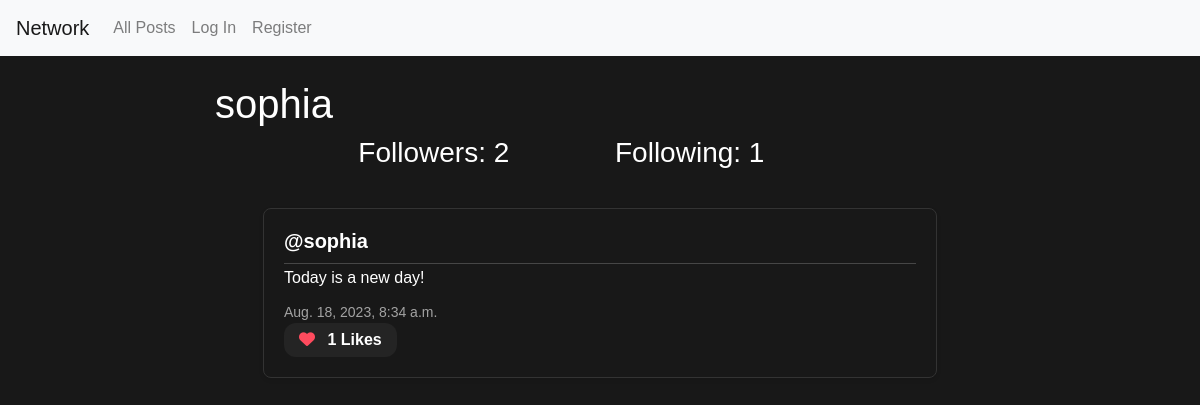
/profile/2, run on an earlier commit of the app's database.
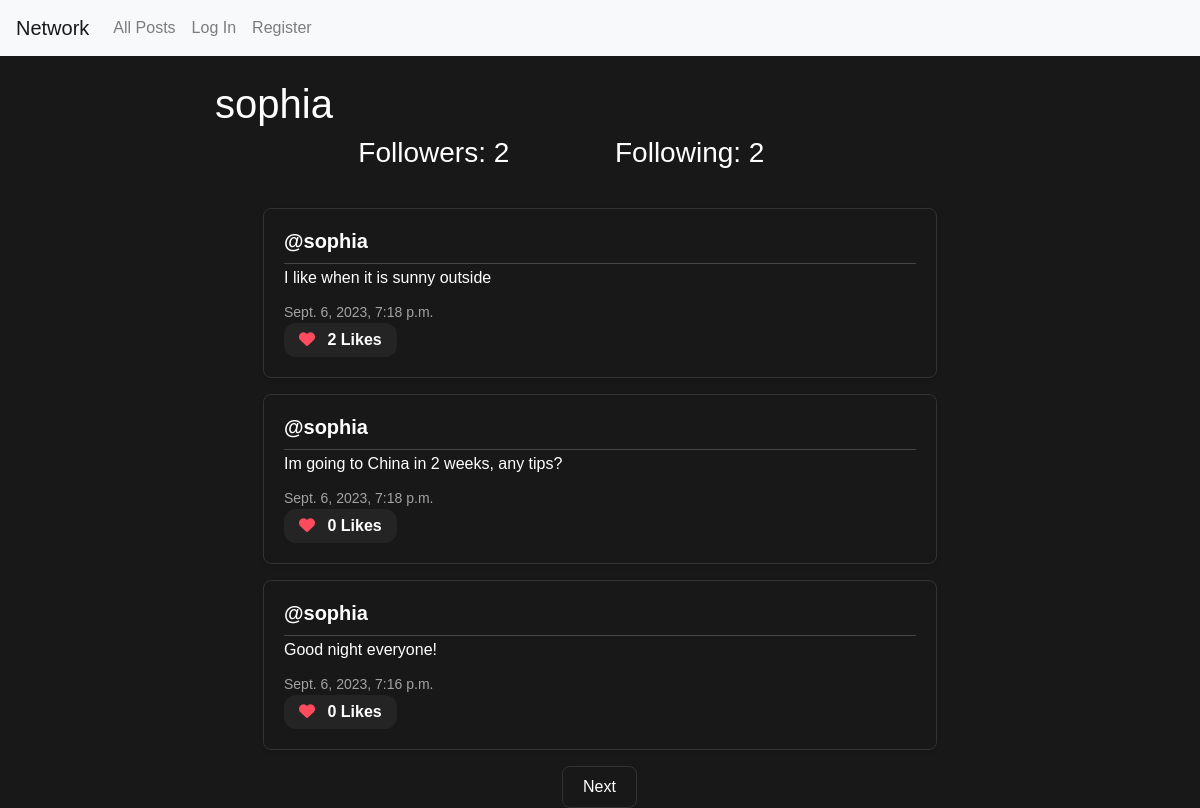
And on a later commit of the database.
### network/models.py (models this page shows, shortened)
class Post(models.Model):
    content = models.CharField(max_length=420)
    user = models.ForeignKey(User, on_delete=models.CASCADE, related_name="author")
    date = models.DateTimeField(auto_now_add=True)
    def total_likes(self):
        return self.post_like.count()

class User(AbstractUser):
    pass

### network/views.py (the view)
# urls.py: path("profile/<int:user_id>", views.profile, name="profile"),
def profile(request, user_id):
    user = User.objects.get(pk=user_id)
    all_posts = Post.objects.filter(user=user).order_by("id").reverse()
    following = Follow.objects.filter(user=user)
    followed = Follow.objects.filter(user_followed=user)
    try:
        check_follow = followed.filter(user=User.objects.get(pk=request.user.id))
        if len(check_follow) != 0:
            is_following = True
        else:
            is_following = False
    except:
        is_following = False
    paginator = Paginator(all_posts, 3)
    page_number = request.GET.get('page')
    page_posted = paginator.get_page(page_number)
    all_likes = Like.objects.all()
    who_liked = []
    try:
        for like in all_likes:
            if like.user.id == request.user.id:
                who_liked.append(like.post.id)
    except:
        who_liked = []
    return render(request, "network/profile.html", {
        "all_posts" : all_posts,
        "page_posted": page_posted,
        "username":user.username,
        "following" : following,
        "followed" : followed,
        "is_following" : is_following,
        "user_profile" : user,
        "who_liked" : who_liked
    })

### network/templates/network/profile.html (shortened to what this page needs)
{% extends "network/layout.html" %}
{% block body %}
<div class="container mt-4">
    <h1> {{username}} </h1>
    <div class="container">
        <div class="row d-flex justify-content-center">
            <h3 class="col-4">Followers: {{ followed.count }} </h3>
            <h3 class="col-4">Following: {{following.count}} </h3>
        </div>
    </div>
    <div class="allPost">
        {% for post in page_posted %}
            <div class="post mx-5 my-3">
                <h5 class="username mb-1"><a href="{% url 'profile' user_id=post.user.id %}">@{{ post.user }}</a></h5>
                <h6 class="content" id="content_{{ post.id }}" mb-1">{{ post.content }}</h6>
                <p class="date mb-0">{{ post.date }}</p>
                <p class="likes-count mb-0"><i class="fas fa-heart"></i> <span id="like-count-{{ post.id }}" class="likes-number"> {{ post.total_likes }} Likes </span></p>
            </div>
        {% endfor %}
    </div>
    <nav aria-label="Page navigation" class="text-center">
        {% if page_posted.has_next %}
            <a class="page-link central-btn" href="?page={{ page_posted.next_page_number }}">Next</a>
        {% elif not page_posted.has_next and page_posted.number != 1 %}
            <a class="page-link central-btn" href="?page={{ page_posted.previous_page_number }}">Back</a>
        {% endif %}
    </nav>
</div>
{% endblock %}

What changed in the data, as far as the page shows it:
no longer on this page (row unchanged): Post: user "sophia", content "Today is a new day!", date "Aug. 18, 2023, 8:34 a.m.", total_likes "1"
added Post: user "sophia", content "I like when it is sunny outside", date "Sept. 6, 2023, 7:18 p.m.", total_likes "2"
added Post: user "sophia", content "Im going to China in 2 weeks, any tips?", date "Sept. 6, 2023, 7:18 p.m.", total_likes "0"
added Post: user "sophia", content "Good night everyone!", date "Sept. 6, 2023, 7:16 p.m.", total_likes "0"
Also different on the page:
{{ following.count }}: "1" → "2"
text now shown: "Next"
